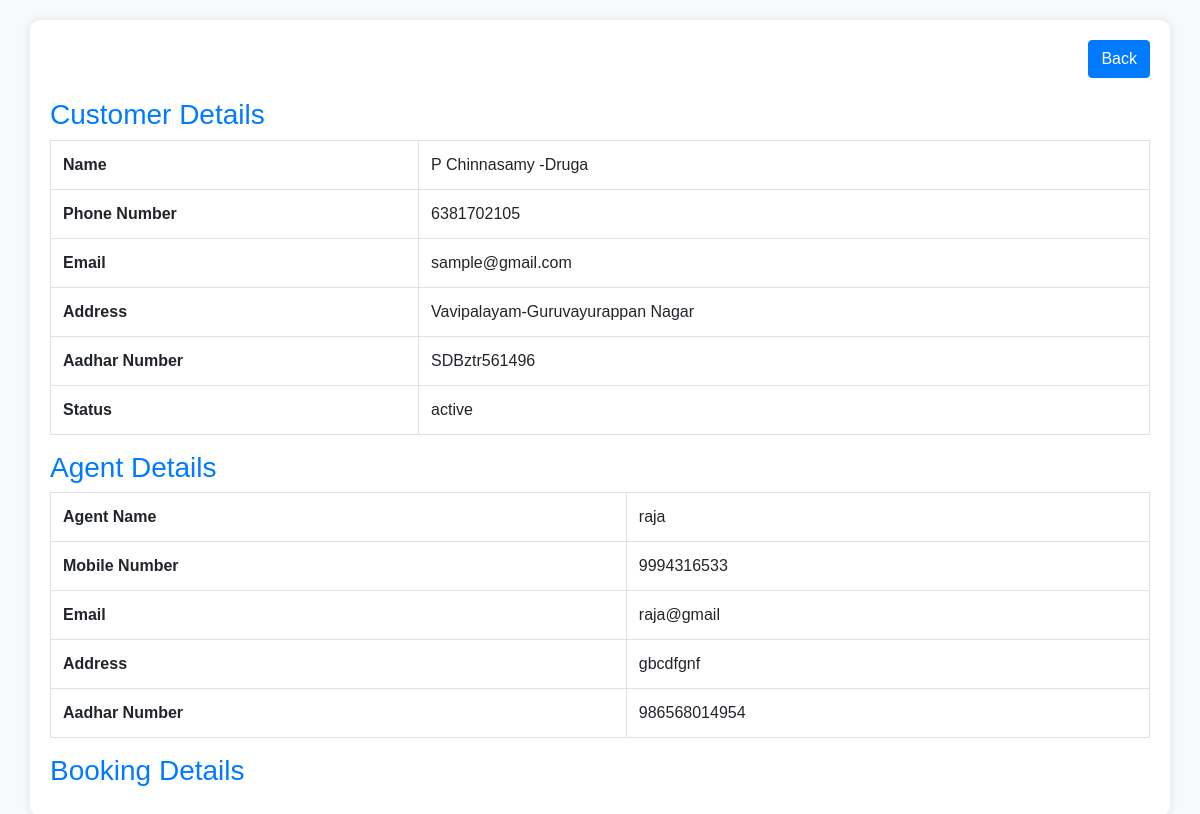
The app's page /fullDetails.php?id=3 (signed in) with its own data.
### tables this page shows
CREATE TABLE `user` (
  `user_id` int(11) NOT NULL,
  `userName` varchar(200) NOT NULL,
  `phoneNumber` varchar(20) NOT NULL,
  `email` varchar(250) NOT NULL,
  `address` text NOT NULL,
  `aadharNumber` varchar(50) NOT NULL,
  `created_at` date NOT NULL DEFAULT current_timestamp(),
  `status` varchar(100) NOT NULL,
  `agent_id` int(11) NOT NULL,
  `persantage` double(15,3) NOT NULL
);

CREATE TABLE `agent` (
  `agent_id` int(11) NOT NULL,
  `agent_name` varchar(300) NOT NULL,
  `mobile_number` bigint(20) NOT NULL,
  `emil_id` varchar(300) NOT NULL,
  `agent_address` text NOT NULL,
  `agent_aadhar_no` varchar(100) NOT NULL,
  `created_at` date NOT NULL DEFAULT current_timestamp(),
  `status` varchar(100) NOT NULL DEFAULT 'active',
  `adding_date` date NOT NULL DEFAULT current_timestamp()
);

### fullDetails.php (the view, shortened to what this page needs)
<?php
include ('database/database.php');
$user_id = $_GET['id'];
$query_user = "SELECT * FROM user WHERE user_id = '" . $user_id . "'";
$result_user = mysqli_query($connection, $query_user);
$user = mysqli_fetch_assoc($result_user);
$query_agent = "SELECT * FROM agent WHERE agent_id = '" . $user['agent_id'] . "'";
$result_agent = mysqli_query($connection, $query_agent);
$agent = mysqli_fetch_assoc($result_agent);
?>
<!DOCTYPE html>
<html lang="en">
<head>
    <link rel="stylesheet" href="https://maxcdn.bootstrapcdn.com/bootstrap/4.5.2/css/bootstrap.min.css">
</head>
<body>
    <div class="container">
        <div class="back-button-container">
            <a href="javascript:history.back()" class="btn btn-primary">Back</a>
        </div>
        <h3>Customer Details</h3>
        <table class="table table-bordered">
            <tr>
                <th>Name</th>
                <td><?php echo $user['userName']; ?></td>
            </tr>
            <tr>
                <th>Phone Number</th>
                <td><?php echo $user['phoneNumber']; ?></td>
            </tr>
            <tr>
                <th>Email</th>
                <td><?php echo $user['email']; ?></td>
            </tr>
            <tr>
                <th>Address</th>
                <td><?php echo $user['address']; ?></td>
            </tr>
            <tr>
                <th>Aadhar Number</th>
                <td><?php echo $user['aadharNumber']; ?></td>
            </tr>
            <tr>
                <th>Status</th>
                <td><?php echo $user['status']; ?></td>
            </tr>
        </table>
        <h3>Agent Details</h3>
        <table class="table table-bordered">
            <tr>
                <th>Agent Name</th>
                <td><?php echo $agent['agent_name']; ?></td>
            </tr>
            <tr>
                <th>Mobile Number</th>
                <td><?php echo $agent['mobile_number']; ?></td>
            </tr>
            <tr>
                <th>Email</th>
                <td><?php echo $agent['emil_id']; ?></td>
            </tr>
            <tr>
                <th>Address</th>
                <td><?php echo $agent['agent_address']; ?></td>
            </tr>
            <tr>
                <th>Aadhar Number</th>
                <td><?php echo $agent['agent_aadhar_no']; ?></td>
            </tr>
        </table>
        <h3>Booking Details</h3>
    </div>
</body>
</html>

### fullDetails.php (style rules this page uses)
body { font-family: Arial, sans-serif; background-color: #f8f9fa; }
.container { margin-top: 20px; background: #fff; padding: 20px; border-radius: 10px; box-shadow: 0px 0px 10px rgba(0, 0, 0, 0.1); }
h3 { color: #007bff; }
table { margin-bottom: 20px; }
.back-button-container { text-align: right; margin-bottom: 20px; }

### records on screen
user: userName "P Chinnasamy -Druga", phoneNumber "6381702105", email "sample@gmail.com", address "Vavipalayam-Guruvayurappan Nagar", aadharNumber "SDBztr561496", status "active"
agent: agent_name "raja", mobile_number "9994316533", emil "raja@gmail", agent_address "gbcdfgnf", agent_aadhar_no "986568014954"
